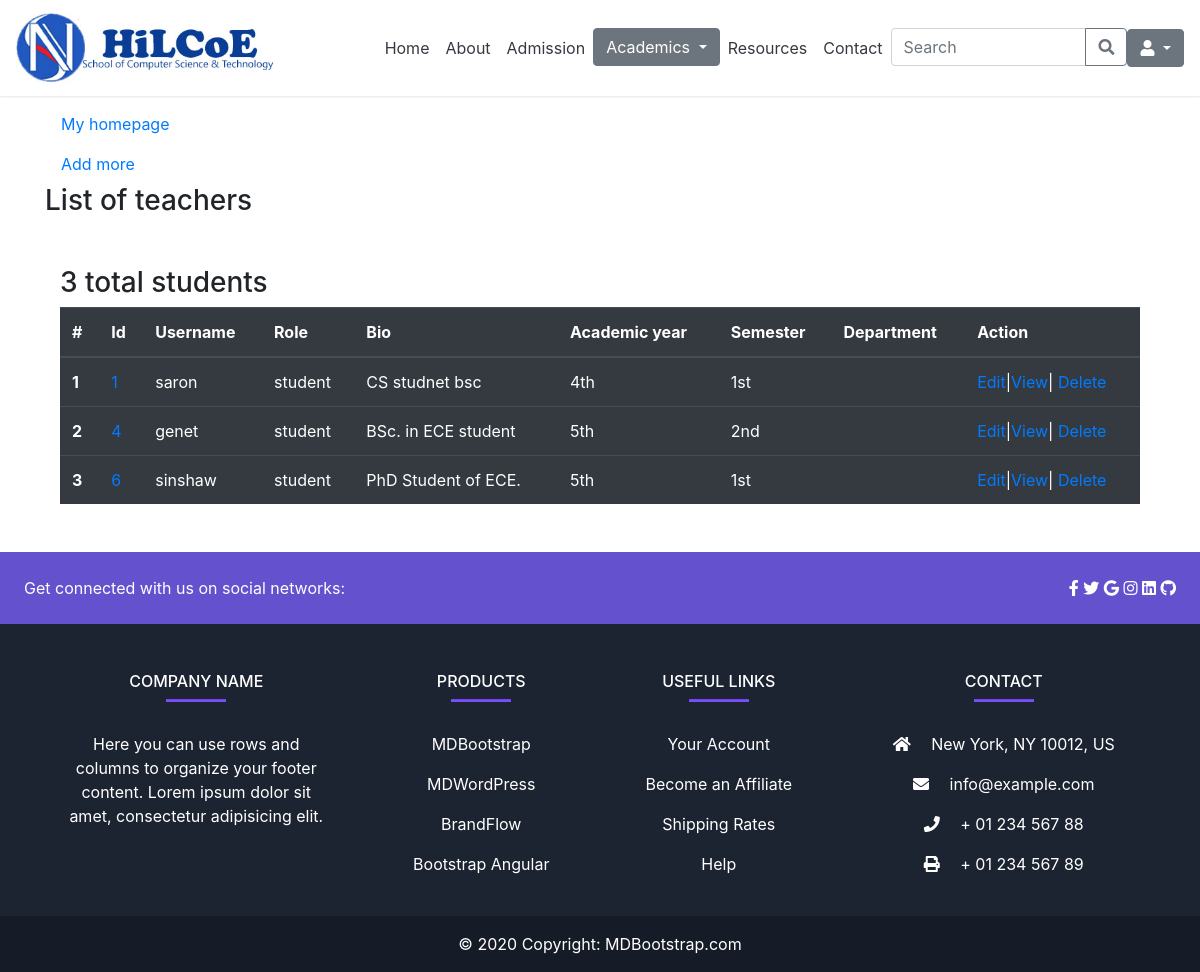
The page /admin_app/student_list/ on the database as committed earlier.
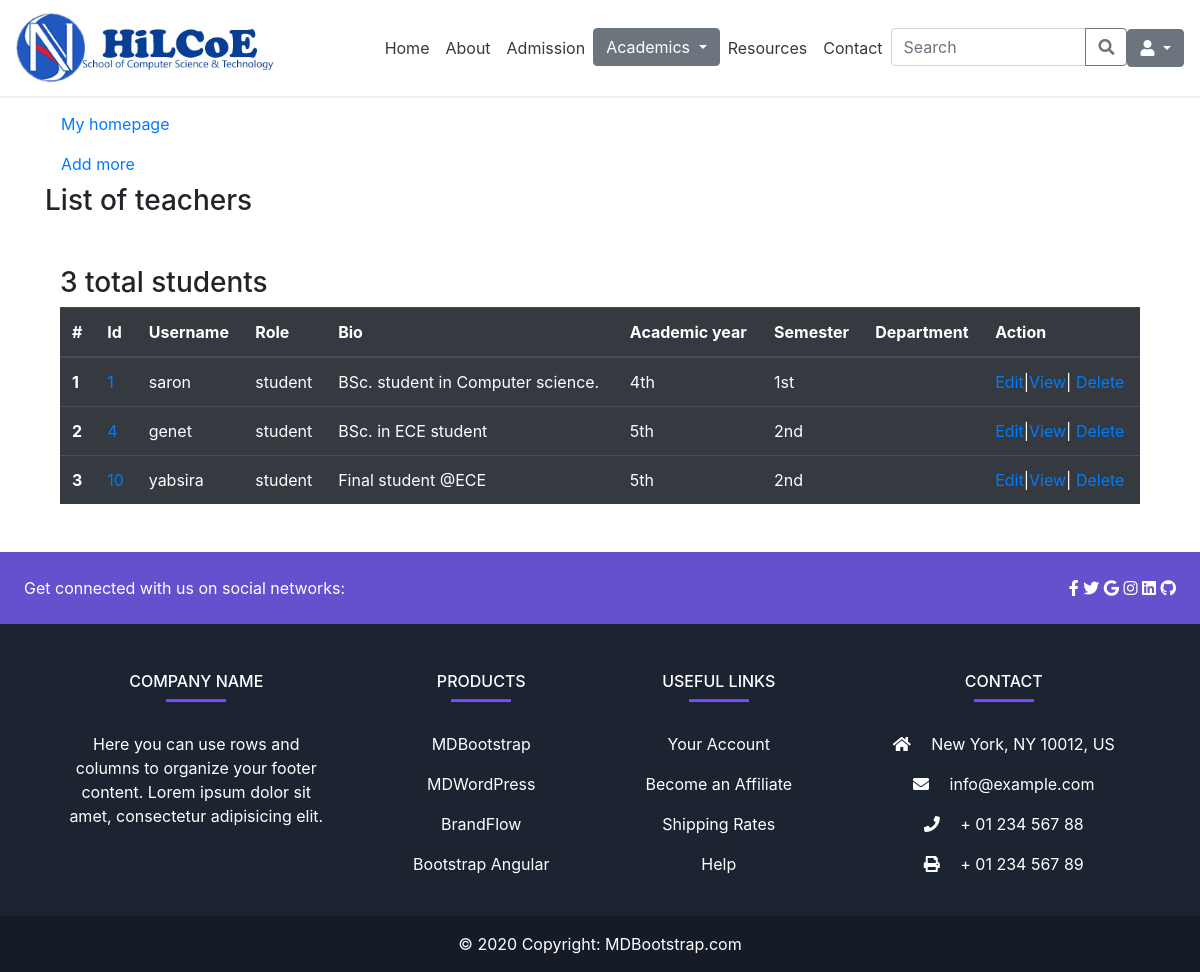
The same page on the database as committed later.
### admin_app/models.py (models this page shows, shortened)
class UserProfile(models.Model):
    user = models.OneToOneField(User, on_delete=models.CASCADE)
    bio = models.TextField(default='Enter your bio briefly')
    role = models.CharField(max_length=20, choices=roles, default='student')
    department = models.ForeignKey(Department, on_delete=models.CASCADE, null=True, blank=True)
    academic_year = models.CharField(max_length=20, choices=year, null=True, blank=True)
    semester = models.CharField(max_length=20, choices=semester, null=True, blank=True)
    title = models.CharField(max_length=20, choices=title_choices, null=True, blank=True)

### admin_app/views.py (the view)
# urls.py: path('student_list/', views.student_list, name='student-list'),
def student_list(request):
   students = UserProfile.objects.filter(role='student')
   number_of_students = students.count()
   context = {
      'students': students,
      'number_of_students': number_of_students,
   }
   return render(request, 'admin_app/student_list.html', context)

### templates/admin_app/student_list.html (shortened to what this page needs)
{% extends 'base.html' %}
{% block content %}
<div class="container my-5">
    <a class="nav-link text-black" href="{% if user.is_superuser or user.is_staff %}
            {% url 'admin-dashboard' %}
            {% else %}
                {% url 'cs-bsc' %}
            {% endif %}">My homepage
    </a>
    <a class="nav-link text-black" href="{% url 'add-student' %}"> Add more </a>
    <h3>List of teachers </h3>
    <div class="container my-5">
        <h3>{{ number_of_students }} total students </h3>
        <table class="table table-dark">
          <thead>
            <tr>
              <th scope="col">#</th>
              <th scope="col">Id</th>
              <th scope="col"> Username </th>
              <th scope="col">Role</th>
              <th scope="col">Bio</th>
              <th scope="col">Academic year</th>
              <th scope="col">Semester</th>
              <th scope="col">Department</th>
              <th scope="col">Action</th>
            </tr>
          </thead>
          <tbody>
            {% for student in students %}
            <tr>
              <th scope="row">{{ forloop.counter }}</th>
              <td><a href="{% url 'student-detail' student_id=student.pk %}">{{ student.pk }}</a></td>
              <td>{{ student.user.username }}</td>
              <td>{{ student.role }}</td>
              <td>{{ student.bio|truncatechars:50 }}</td>
              <td> {{ student.academic_year }} </td>
              <td> {{ student.semester }} </td>
              <td> {{ teacher.department }} </td>
              <td><a href="{% url 'student-edit' student_id=student.pk %}">Edit</a>|<a href="{% url 'student-detail' student_id=student.pk %}">View</a>|
                <a href="{% url 'student-delete' student_id=student.pk %}">Delete</a></td>
            </tr>
            {% endfor %}
          </tbody>
        </table>
    </div>
    </div>
{% endblock %}

### templates/base.html (shortened to what this page needs)
{% load static %}
<!doctype html>
<html lang="en">
  <head>
    <link rel="stylesheet" href="https://cdn.jsdelivr.net/npm/bootstrap@4.2.1/dist/css/bootstrap.min.css">
    <link rel="stylesheet" href="https://cdnjs.cloudflare.com/ajax/libs/font-awesome/5.15.4/css/all.min.css">
  </head>
  <body>
    {% include 'navbar.html' %}
    <div class="container-fluid px-0">
        {% block content %}
        {% endblock %}
      {% include 'footer.html' %}
    </div>
  </body>
</html>

### templates/navbar.html (shortened to what this page needs)
{% load static %}
<nav class="navbar navbar-expand-lg navbar-dark bg-primary">
    <ul class="navbar-nav ml-auto">
      <li class="nav-item active mr-auto">
        <a class="nav-link" href="#">Tel : +251 111 559769. E: info@hilcoe.net </a>
      </li>
      <li class="nav-item">
        <a class="nav-link bg-danger" href="#">Notice Board +</a>
      </li>
    </ul>
</nav>
<nav class="navbar navbar-expand-lg bg-white fixed-top">
  <a class="navbar-brand" href="{% url 'home' %}"><img src="{% static '/website/logo-hilcoe.jpg' %}" class="w-75"></a>
  <div class="collapse navbar-collapse" id="navbarSupportedContent">
    <ul class="navbar-nav mr-auto">
      <li class="nav-item active">
        <a class="nav-link text-dark" href="{% url 'home' %}">Home <span class="sr-only">(current)</span></a>
      </li>
      <li class="nav-item">
        <a class="nav-link text-dark" href="{% url 'about' %}">About</a>
      </li>
      <li class="nav-item">
        <a class="nav-link text-dark" href="{% url 'admission' %}">Admission</a>
      </li>
      <div class="dropdown">
        <button class="btn btn-secondary dropdown-toggle" type="button" id="dropdownMenuButton" data-toggle="dropdown" aria-haspopup="true" aria-expanded="false">
          Academics
        </button>
      </div>
      <li class="nav-item">
        <a class="nav-link text-dark" href="#">Resources</a>
      </li>
      <li class="nav-item">
        <a class="nav-link text-dark" href="{% url 'contact-us' %}">Contact</a>
      </li>
      <li class="nav-item input-group">
        <input type="text" class="form-control" placeholder="Search">
        <div class="input-group-append">
          <button class="btn btn-outline-secondary btn-custom" type="button">
            <i class="fa fa-search"></i>
          </button>
        </div>
      </li>
    </ul>
    {% if user.is_authenticated %}
      <div class="dropdown">
        <button class="btn btn-secondary dropdown-toggle" type="button" id="dropdownMenuButton" data-toggle="dropdown" aria-haspopup="true" aria-expanded="false">
          <i class="fa fa-user" aria-hidden="true"></i>
        </button>
        <div class="dropdown-menu dropdown-menu-right bg-secondary" aria-labelledby="dropdownMenuButton">
          <a class="nav-link text-white" href="{% url 'logout' %}">Logout</a>
          <a class="nav-link text-white" href="{% url 'edit-profile' %}">Edit profile</a>
          <a class="nav-link text-white" href="{% url 'change-password' %}">Change password</a>
          <a class="nav-link text-white" href="{% url 'reset_password' %}">Reset your password?</a>
          <a class="nav-link text-white" href="{% if user.is_staff %}
          {% url 'admin-dashboard' %}
          {% else %}
          {% url 'cs-bsc' %}
          {% endif %}">My homepage</a>
        </div>
      </div>
    {% else %}
      <div class="dropdown">
        <button class="btn btn-secondary dropdown-toggle" type="button" id="dropdownMenuButton" data-toggle="dropdown" aria-haspopup="true" aria-expanded="false">
          <i class="fa fa-user" aria-hidden="true"></i>
        </button>
      </div>
    {% endif %}
  </div>
</nav>

### templates/footer.html
 <div class="container-fluid mt-5 px-0">
  <footer
          class="text-center text-lg-start text-white"
          style="background-color: #1c2331"
          >
    <section
             class="d-flex justify-content-between p-4"
             style="background-color: #6351ce"
             >
      <div class="me-5">
        <span>Get connected with us on social networks:</span>
      </div>
      <div>
        <a href="" class="text-white me-4">
          <i class="fab fa-facebook-f"></i>
        </a>
        <a href="" class="text-white me-4">
          <i class="fab fa-twitter"></i>
        </a>
        <a href="" class="text-white me-4">
          <i class="fab fa-google"></i>
        </a>
        <a href="" class="text-white me-4">
          <i class="fab fa-instagram"></i>
        </a>
        <a href="" class="text-white me-4">
          <i class="fab fa-linkedin"></i>
        </a>
        <a href="" class="text-white me-4">
          <i class="fab fa-github"></i>
        </a>
      </div>
    </section>
    <section class="">
      <div class="container text-center text-md-start mt-5">
        <div class="row mt-3">
          <div class="col-md-3 col-lg-4 col-xl-3 mx-auto mb-4">
            <h6 class="text-uppercase fw-bold">Company name</h6>
            <hr
                class="mb-4 mt-0 d-inline-block mx-auto"
                style="width: 60px; background-color: #7c4dff; height: 2px"
                />
            <p>
              Here you can use rows and columns to organize your footer
              content. Lorem ipsum dolor sit amet, consectetur adipisicing
              elit.
            </p>
          </div>
          <div class="col-md-2 col-lg-2 col-xl-2 mx-auto mb-4">
            <h6 class="text-uppercase fw-bold">Products</h6>
            <hr
                class="mb-4 mt-0 d-inline-block mx-auto"
                style="width: 60px; background-color: #7c4dff; height: 2px"
                />
            <p>
              <a href="#!" class="text-white">MDBootstrap</a>
            </p>
            <p>
              <a href="#!" class="text-white">MDWordPress</a>
            </p>
            <p>
              <a href="#!" class="text-white">BrandFlow</a>
            </p>
            <p>
              <a href="#!" class="text-white">Bootstrap Angular</a>
            </p>
          </div>
          <div class="col-md-3 col-lg-2 col-xl-2 mx-auto mb-4">
            <h6 class="text-uppercase fw-bold">Useful links</h6>
            <hr
                class="mb-4 mt-0 d-inline-block mx-auto"
                style="width: 60px; background-color: #7c4dff; height: 2px"
                />
            <p>
              <a href="#!" class="text-white">Your Account</a>
            </p>
            <p>
              <a href="#!" class="text-white">Become an Affiliate</a>
            </p>
            <p>
              <a href="#!" class="text-white">Shipping Rates</a>
            </p>
            <p>
              <a href="#!" class="text-white">Help</a>
            </p>
          </div>
          <div class="col-md-4 col-lg-3 col-xl-3 mx-auto mb-md-0 mb-4">
            <h6 class="text-uppercase fw-bold">Contact</h6>
            <hr
                class="mb-4 mt-0 d-inline-block mx-auto"
                style="width: 60px; background-color: #7c4dff; height: 2px"
                />
            <p><i class="fas fa-home mr-3"></i> New York, NY 10012, US</p>
            <p><i class="fas fa-envelope mr-3"></i> info@example.com</p>
            <p><i class="fas fa-phone mr-3"></i> + 01 234 567 88</p>
            <p><i class="fas fa-print mr-3"></i> + 01 234 567 89</p>
          </div>
        </div>
      </div>
    </section>
    <div
         class="text-center p-3"
         style="background-color: rgba(0, 0, 0, 0.2)"
         >
      © 2020 Copyright:
      <a class="text-white" href="https://mdbootstrap.com/"
         >MDBootstrap.com</a
        >
    </div>
  </footer>
</div>

### templates/base.html (style rules this page uses)
.navbar { box-shadow: 0 1px 2px rgba(0, 0, 0, 0.1); }
.btn-custom { height: calc(2.25rem + 2px); }

Rows that differ between the two databases and show on the page:
removed UserProfile: pk "6", user.username "sinshaw", role "student", bio "PhD Student of ECE.", academic_year "5th", semester "1st"
changed UserProfile "4th": bio "CS studnet bsc" → "BSc. student in Computer science."
added UserProfile: pk "10", user.username "yabsira", role "student", bio "Final student @ECE", academic_year "5th", semester "2nd"
